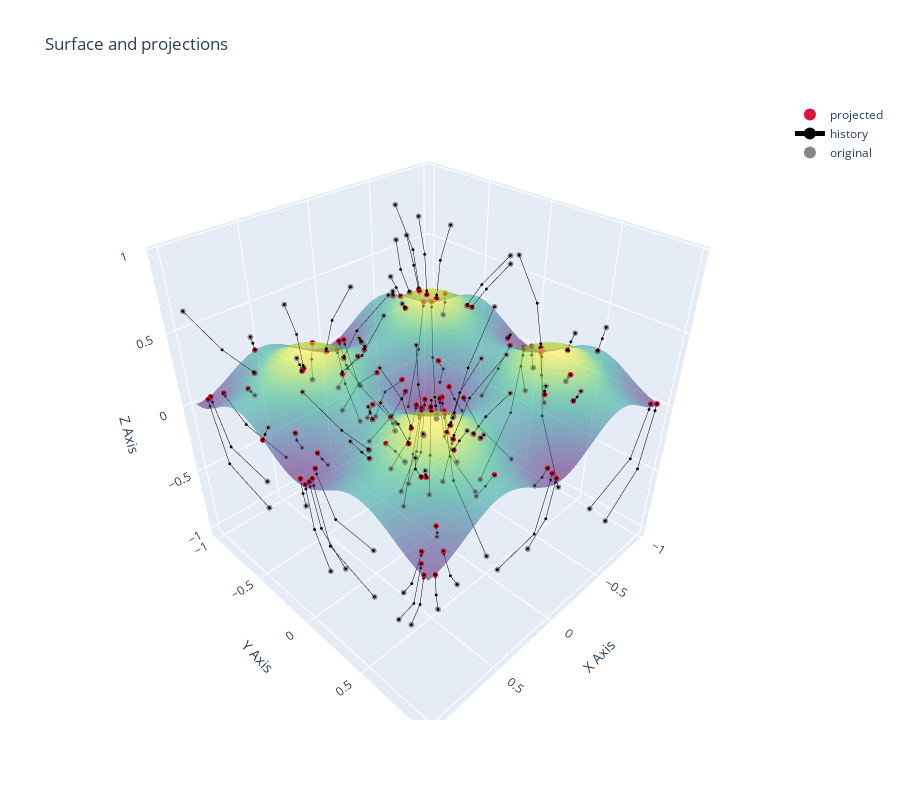

The code cell stored with this chart in its notebook:
### Code cell
plot_3d_projection(X, lambda z: mfs.f_rastrigin(z)/100, round_cutoff=None, solver_builder=make_solver, plot_history=True, n_iterations=20)
